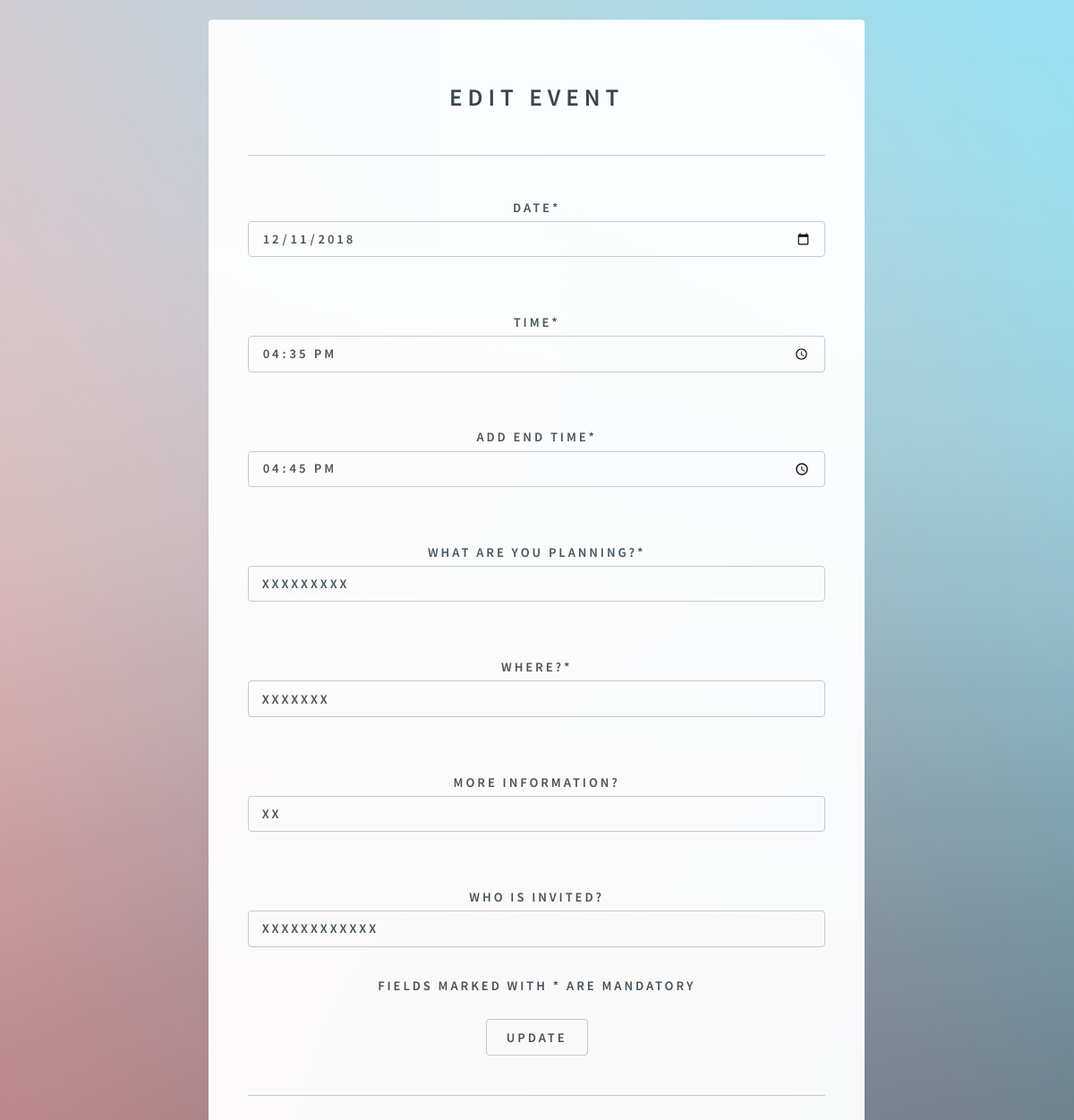
Screenshot of /events/php/edit_event.php?event_id=8 with the database file from the repository.
### tables this page shows
CREATE TABLE `create_event` (
  `event_id` int(11) NOT NULL,
  `club_id` varchar(20) NOT NULL,
  `date_cur` date NOT NULL,
  `time_cur` time NOT NULL,
  `end_time` time NOT NULL,
  `event_name` varchar(20) NOT NULL,
  `place` varchar(100) NOT NULL,
  `more_info` text NOT NULL,
  `invite` text NOT NULL
);

### events/php/edit_event.php (the view, shortened to what this page needs)
<!DOCTYPE HTML>
<html>
<head>
	<link rel="stylesheet" href="../css/main.css" />
</head>
<body class="is-preload">
<?php
if($_SERVER["REQUEST_METHOD"] == "GET")
{
	$event_id = $_GET['event_id'];
	extract($_GET);
	$servername = "localhost";
	$username1 = "root";
	$password1 = "";
	$dbname = "portal";
	$link = mysqli_connect($servername, $username1, $password1, $dbname);
	$sql="SELECT * from create_event WHERE event_id='$event_id'";
	$result=mysqli_query($link,$sql);
	$row=mysqli_fetch_array($result,MYSQLI_ASSOC);
}
?>
	<div id="wrapper">
		<section id="main">
			<h1>Edit Event</h1>
			<hr />
			<form method="POST" action="../php/edit_event1.php">
				Date<span>*</span><input type="date" name="date_cur" value="<?php echo $row['date_cur']; ?>"></input>
				<br><br>
				Time<span>*</span><input type="time" name="time_cur" value="<?php echo $row['time_cur']; ?>"></input>
				<br><br>
				Add End Time<span>*</span><input type="time" name="end_time" value="<?php echo $row['end_time']; ?>"></input>
				<br><br>
				What are you planning?<span>*</span><input type="text" name="event_name" placeholder="Type Here..."  value="<?php echo $row['event_name']; ?>" ></input>
				<br><br>
				Where?<span>*</span><input type="text" name="place" value="<?php echo $row['place']; ?>" ></input>
				<br><br>
				More Information?<input type="text" name="more_info" value="<?php echo $row['more_info']; ?>" ></input>
				<br><br>
				Who is invited?<input type="text" name="invite" value="<?php echo $row['invite']; ?>" > </input>
				<br>
				<p class="mandate">Fields marked with * are mandatory </p>
				<input name="update" type="submit" class="button" value="Update" />
			</form>
			<hr />
		</section>
	</div>
</body>
</html>

### rows the page displays
create_event: date_cur "12/11/2018", time_cur "16:35:00", end_time "16:45:00", event_name "xxxxxxxxx", place "xxxxxxx", more_info "xx", invite "xxxxxxxxxxxx"
